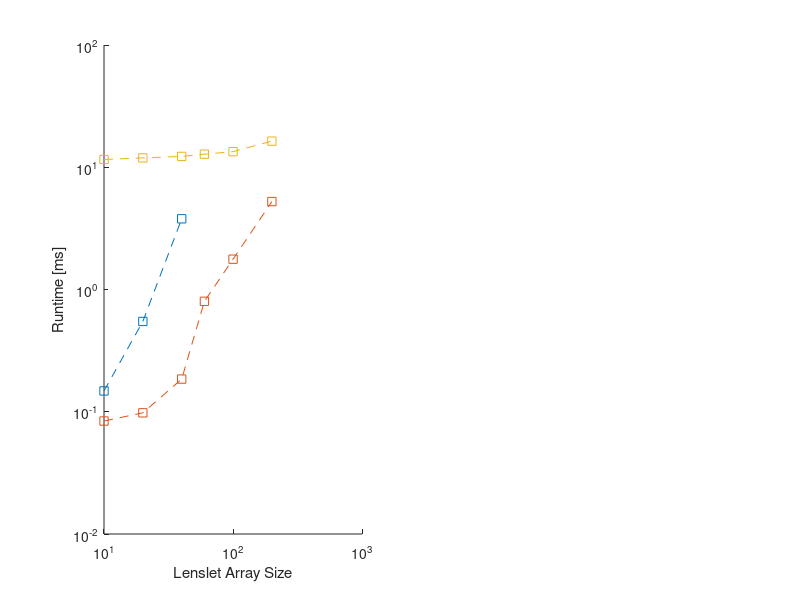

MATLAB code for this plot: (Note: this script raises an error after producing the figure.)
fileID = fopen('paStats_results.txt');
C = textscan(fileID,'%f %f %f %f','headerLines',1);
fclose(fileID);
C = cell2mat(C);
C(C==0) = NaN;
N = C(:,1);
%%
figure(50)
subplot(1,2,1)
if ishandle(50)
    hold on
end
ht = loglog(N,C(:,2:end),'s--');
if ishandle(50)
    hold off
else
    grid
end
xlabel('Lenslet Array Size')
ylabel('Runtime [ms]')
legend('MVM Full','MVM Compressed','Compressed cov.',0)
set(gca,'xtick',N)
set(ht,'MarkerEdgeColor','k','MarkerSize',8,'LineWidth',2)
arrayfun( @(k) set(ht(k),'MarkerFaceColor',get(ht(k),'color')), 1:length(ht) )
%%
0.5*(N(1:5)/N(3)).^2
0.1*(N(:).^1.5.*log(N(:)))./(N(3).^1.5.*log(N(3)))
%%
nP = 2*N + 1;
b_full = nP.^4*4*2/2^20;
b_comp = (2*nP-1).^2*2*4*2/2^20;
subplot(1,2,2)
if ishandle(50)
    hold on
end
hb = loglog(N,[b_full,b_comp],'s--');
if ishandle(50)
    hold off
else
    grid
end
xlabel('Lenslet Array Size')
ylabel('Matrix Memory Rqt. [MB]')
legend('Full','Compressed',0)
set(gca,'xtick',N)
set(hb,'MarkerEdgeColor','k','MarkerSize',8,'LineWidth',2)
arrayfun( @(k) set(hb(k),'MarkerFaceColor',get(hb(k),'color')), 1:length(hb) )
%%
nLenslet = 20;
nSlope   = 2*nLenslet^2;
nP = 2*nLenslet + 1;
fid = fopen(sprintf('mvm%03d.bin',nP), 'r');
y = fread(fid, nP^2, 'float');
fclose(fid);
% slopes-to-slopes covariance matrix
addpath('../imaging')
r0 = 15e-2;
L0 = 30;
atm = atmosphere(photometry.V,r0,L0,'windSpeed',10,'windDirection',0);
lambda = atm.wavelength;
d = 0.1;
% phase-to-slopes covariance matrix
alpha = 2;
nP = alpha*nLenslet+1;
nPF = 2048;%2^nextpow2(nP*8);%nP*2*4;%32;
[fx,fy] = freqspace(nPF,'meshgrid');
sf = 4;
lf = sf/(d*2);
fx = lf*alpha*fx;
fy = lf*alpha*fy;
delta = 2*lf*alpha/nPF;
spectrum1 = @(u) -lambda.*1i*(fx.*u(1) + fy.*u(2)).*...
    delta.^2.*phaseStats.spectrum(hypot(fx,fy),atm).*...
    tools.sinc(d*fx).*tools.sinc(d*fy);
spectrum2 = @(u) -lambda.*1i*(fx.*u(1) + fy.*u(2)).*...
    delta.^2.*phaseStats.spectrum(hypot(fx,fy),atm);

nm = ones(1,2)*nP;
b0 = nPF/2+1;
b  = ((1-nP)*sf:sf:sf*(nP-1)) + b0;

tic
covx  = fftshift(real( fft2( fftshift( spectrum1([1,0]) ) ) ) );
covy  = fftshift(real( fft2( fftshift( spectrum1([0,1]) ) ) ) );
STx = toeplitzBlockToeplitz( nm, nm, covx(b,b) );
STy = toeplitzBlockToeplitz( nm, nm, covy(b,b) );
elapsedTime = toc;
fprintf(' ==> phase-to-slopes covariance matrix computed in %5.2fs\n',elapsedTime);

s = (0:nP^2*2-1)';
y0 = STx*s(1:end/2) + STy*s(1+end/2:end);

figure(33)
subplot(2,1,1)
plot([y0,y],'.')
subplot(2,1,2)
plot(y0-y)